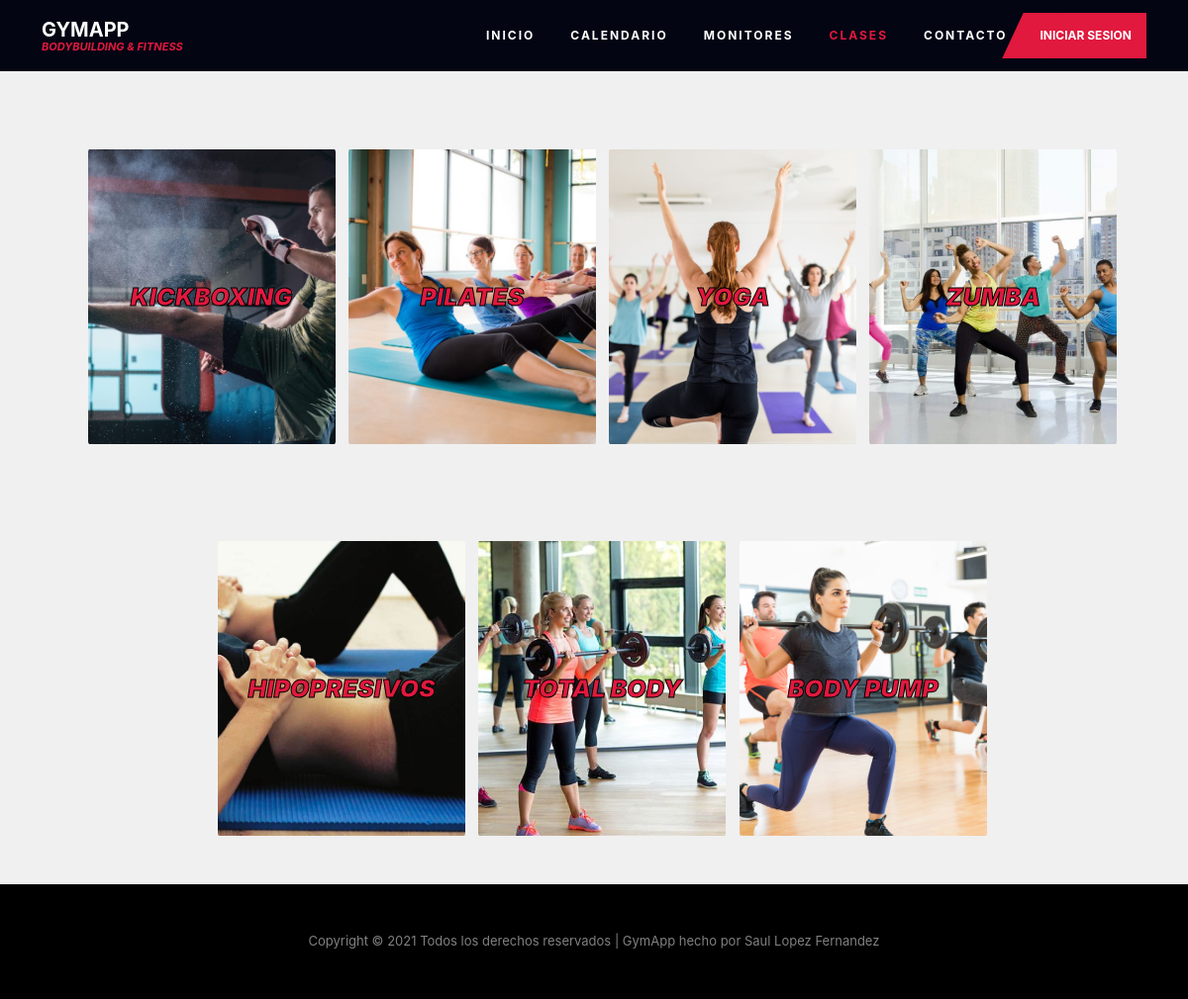
Page /clases.php on the committed database.
### tables this page shows
CREATE TABLE `clases` (
  `idClase` int(6) NOT NULL,
  `dniMonitor` varchar(9) DEFAULT NULL,
  `nombre` varchar(20) NOT NULL,
  `img` longtext NOT NULL
);

### clases.php (the view, shortened to what this page needs)
<?php
    $conexion=conexion();
    $clases = [];
    $horarios = [];
?>
<!DOCTYPE html>
<html>
<head>
    <link rel="stylesheet" type="text/css" href="css/navbar.css">
    <link rel="stylesheet" type="text/css" href="css/style.css">
    <link rel="stylesheet" href="https://maxcdn.bootstrapcdn.com/bootstrap/4.2.1/css/bootstrap.min.css">
</head>
<body onload="getHorarios();">
    <nav class="navbar navbar-expand-lg ftco-navbar-light" id="mynav" style="position: static;background: #030513;">
        <div class="container-xl">
            <a class="navbar-brand" href="index.php"><span class="">GymApp <small>Bodybuilding &amp; Fitness</small></span></a>
            <div class="collapse navbar-collapse" id="navbarResponsive">
                <ul class="navbar-nav ml-auto">
                    <li class="nav-item">
                        <a class="nav-link" href="index.php">Inicio</a>
                    </li>
                    <li class="nav-item">
                        <a class="nav-link" href="calendario.php">Calendario</a>
                    </li>
                    <li class="nav-item">
                        <a class="nav-link" href="monitores.php">Monitores</a>
                    </li>
                    <li class="nav-item">
                        <a class="nav-link active" href="clases.php">Clases</a>
                    </li>
                    <li class="nav-item">
                        <a class="nav-link" href="contacto.php">Contacto </a>
                    </li>
                    <?php
                        if(isset($_SESSION['userData'])){
                    ?>
                        <li class="nav-item dropdown">
                            <a class="nav-link dropdown-toggle" data-toggle="dropdown" href="#">
                            <?php echo $_SESSION['userData']['nombre']." ".$_SESSION['userData']['apellido'] ?>
                            </a>
                            <div class="dropdown-menu dropdown-menu-right" aria-labelledby="dropdownMenuLink">
                            <?php
                                if($_SESSION['userData']['user']=="gymAsist"){
                            ?>
                                <a class="dropdown-item" href="registro.php">Registrar</a>
                            <?php
                                }
                            ?>
                                <a class="dropdown-item" href="mensajes.php">Mensajes</a>
                                <a class="dropdown-item" href="config.php">Configuracion de la cuenta</a>
                                <div class="dropdown-divider"></div>
                                <a class="dropdown-item" href="php/cerrarSesion.php">Cerrar sesion</a>
                            </div>
                        </li>
                    <?php
                        }
                        else{
                    ?>
                </ul>
                <a class="btn-custom" href="login.php">Iniciar sesion</a>
                <?php
                    }
                ?>
            </div>
        </div>
    </nav>
    <div class="container-fluid">
    <?php
    if(isset($_GET['idClase'])){
    ?>
    <div class="row g-md-0 justify-content-center  py-5">
        <div class="col-md-6 d-flex align-items-center">
            <div class="services text-center self-align-center" data-aos="fade-up" data-aos-delay="100" data-aos-duration="1000">
                <?php
                if(isset($_SESSION['userData'])){
                    if($clase['dniMonitor']==$_SESSION['userData']['dni']){
                        $dniMonitor = $_SESSION['userData']['dni'];
                        $idClase = $_GET['idClase'];
                        $sql = "SELECT usuarios.dni,usuarios.nombre,usuarios.apellido,horarios.dia,horarios.horaInicio,horarios.horaFin,usuarios.dni FROM apuntados INNER JOIN horarios ON horarios.id=apuntados.idHorario INNER JOIN matriculados ON matriculados.dniMatriculado=apuntados.dniMatriculado INNER JOIN clases ON clases.idClase=horarios.idClase INNER JOIN usuarios ON usuarios.dni=matriculados.dniMatriculado
                        WHERE clases.dniMonitor='$dniMonitor' AND clases.idClase=$idClase;";
                        $resultado = mysqli_query($conexion, $sql);
                        $alumnos = [];
                        while ($fila = mysqli_fetch_assoc($resultado)) {
                            $alumnos[] = $fila;
                        }
                        echo "<h1>Sus alumnos: </h1>";
                        echo "<table class='table table-striped table-dark'><thead><th scope='col'>DNI</th><th scope='col'>Nombre</th><th scope='col'>Dia</th><th scope='col'>Hora Inicio</th><th scope='col'>Hora Fin</th></thead>";
                        foreach ($alumnos as $indice => $alumno) {
                            echo "<tr scope='row'>";
                            foreach ($alumno as $indice => $valor) {
                                if($indice=="nombre"){
                                    echo "<td>$valor ";
                                }
                                elseif ($indice=="apellido") {
                                    echo "$valor</td>";
                                }
                                else{
                                    echo "<td>$valor</td>";
                                }
                            }
                            echo "</tr>";
                        }
                        echo "</table>";
                    }
                    else{
                        ?>
                        <div>
                            <h2>Monitor:<br> <?php echo  $clase['nombre']." ".$clase['apellido'];?></h2>
                            <form action="monitores.php" method="get">
                                <?php
                                echo '<button type="submit" name="idMonitor" value="'.$clase['idMonitor'].'" class="btn btn-danger">Ir al monitor</button>';
                                ?>
                            </form>
                        </div>
                        <?php
                        if($_SESSION['userData']['user']=='gymAsist'){
                            ?>
                            <div class="row g-md-0 justify-content-center my-5 py-5">
                                <button onclick="javascript:document.getElementById('editMonitor').style='display:block';this.style='display:none'" class="btn btn-success" style="height:50px;width: 30%;">Cambiar monitor</button>
                                <form style="display: none;" action="php/editarClase.php" method="post" id="editMonitor" class="gym-register" onsubmit="return updateMonitor()">
                                    <input type="hidden" name="idClase" <?php echo "value='".$clase['idClase']."'"?>>
                                    <div class="form-row">
                                        <div class="col-md-12 mb-3">
                                            <label>Monitor</label>
                                            <select name="monitorClase" id="monitorClase" class="form-control" required>
                                                <option value="seleccionar" selected><?php echo  $clase['nombre']." ".$clase['apellido']." (".$clase['dniMonitor'].")";?></option>
                                                <script type="text/javascript">
                                                    selectMonitor();
                                                </script>
                                            </select>
                                            <div class="invalid-feedback">
                                                Seleccione un monitor valido.
                                            </div>
                                        </div>
                                    </div>
                                    <div class="form-row justify-content-center mt-3">
                                        <input type="submit" name="editarMonitor" class="w-100 btn btn-danger" value="Cambiar Monitor">
                                    </div>
                                </form>
                            </div>
                            <?php
                        }
                    }
                }
                else{
                    ?>
                    <div>
                        <h2>Monitor:<br> <?php echo  $clase['nombre']." ".$clase['apellido'];?></h2>
                        <form action="monitores.php" method="get">
                            <?php
                            echo '<button type="submit" name="idMonitor" value="'.$clase['idMonitor'].'" class="btn btn-danger">Ir al monitor</button>';
                            ?>
                        </form>
                    </div>
                    <?php
                }
                ?>
            </div>
        </div>
        <div class="col-md-6 d-flex align-items-center">
            <div class="services services-border1 text-center" data-aos="fade-up" data-aos-delay="100" data-aos-duration="1000">
                <div class="text">
                    <h2>Horarios: </h2>
                    <?php
                    echo "<table class='table table-striped table-dark'><thead><th scope='col'>Dia</th><th scope='col'>Hora Inicio</th><th scope='col'>Hora Fin</th><th scope='col'></th></thead>";
                    foreach ($horarios as $indice => $horario) {
                        echo "<tr><td scope='row'>".$horario['dia']."</td><td>".$horario['horaInicio']."</td><td>".$horario['horaFin']."</td><td>";
                        if(isset($_SESSION['userData'])){
                            if($_SESSION['userData']['user']=="gymMatriculado"){
                                $estaApuntado = false;
                                foreach ($clasesApuntadas as $indice => $claseApuntada) {
                                    if($claseApuntada['idHorario']==$horario['idHorario']){
                                        $estaApuntado = true;
                                    }
                                }
                                if($estaApuntado){
                                    echo "<button value='".$horario['idHorario']."' class='btn btn-success'>Apuntado</button><form action='php/apuntarse.php' method='post'><button type='submit' name='desapuntarse' value='".$horario['idHorario']."' class='btn btn-danger'>X</button></form>";
                                }
                                else{
                                    echo "<form action='php/apuntarse.php' method='post'><button type='submit' name='apuntarse' value='".$horario['idHorario']."' class='btn btn-danger'>Apuntarse</button></form>";
                                }
                            }
                            else if($_SESSION['userData']['user']=="gymAsist"){
                                echo "<form action='php/editarClase.php' method='post'><input type='hidden' name='idClase' value='".$clase['idClase']."'><button type='submit' name='quitarHorario' value='".$horario['idHorario']."' class='btn btn-danger'>X</button></form>";
                            }
                        }
                        echo "</td>";
                    }
                    echo "</table>";
                    if(isset($_SESSION['userData'])){
                        if($_SESSION['userData']['user']=='gymAsist'){
                            ?>
                            <div class="row g-md-0 justify-content-center my-5 py-5">
                                <button onclick="javascript:document.getElementById('editHorario').style='display:block';this.style='display:none'" class="btn btn-success" style="height:50px;width: 30%;">Añadir horario</button>
                                <form style="display: none;" action="php/editarClase.php" method="post" id="editHorario" class="gym-register" onsubmit="return updateHora()">
                                    <input type="hidden" name="idClase" <?php echo "value='".$clase['idClase']."'"?>>
                                    <div class="form-row">
                                        <div class="col-md-6 mb-3">
                                            <label>Dia: </label>
                                            <select name="dia" id="dia" class="form-control" required>
                                                <script type="text/javascript">
                                                    selectDias('dia');
                                                </script>
                                            </select>
                                        </div>
                                        <div class="col-md-6 mb-3">
                                            <label>Horario: </label>
                                            <select name="horario" id="horario" class="form-control" required>
                                                <script type="text/javascript">
                                                    selectHorario('horario');
                                                </script>
                                            </select>
                                        </div>
                                    </div>
                                    <div class="form-row justify-content-center mt-3" id="errorVali"></div>
                                    <div class="form-row justify-content-center mt-3">
                                        <input type="submit" name="editarHorario" class="w-100 btn btn-danger" value="Añadir Horario">
                                    </div>
                                </form>
                            </div>
                            <?php
                        }
                    }
                    ?>
                </div>
            </div>
        </div>
    </div>
    <?php
    }
    else{
        $sql = "SELECT idClase,nombre,img FROM clases";
        $resultado = mysqli_query($conexion, $sql);
        while ($fila = mysqli_fetch_assoc($resultado)) {
            $clases[] = $fila;
        }
        echo '<div class="row justify-content-md-center mx-auto" style="width: 90%;margin-top:30px;">';
        foreach ($clases as $key => $clase) {
            echo '<div class="col-12 col-xl-3 col-lg-4 col-sm-6 text-center my-5">';
            echo '<form action="" method="get">';
            echo '<button type="submit" name="idClase" class="btn btn-clase self-align-center" style="background-image: url(\'img/'.$clase['img'].'\');" value="'.$clase['idClase'].'">'.$clase['nombre'].'</button>';
            echo '</form>';
            echo '</div>';
        }
        echo '</div>';
    }
    ?>
    </div>
<footer class="ftco-footer">
    <div class="container-fluid px-0 py-5 bg-darken">
        <div class="container-xl">
            <div class="col-md-12 text-center">
                <p id="textoFooter" class="mb-0" style="color: rgba(255,255,255,.5); font-size: 13px;">
                </p>
            </div>
        </div>
    </div>
</footer>
</body>
</html>

### rows in the picture
clases: img (picture), nombre "KICKBOXING"
clases: img (picture), nombre "PILATES"
clases: img (picture), nombre "YOGA"
clases: img (picture), nombre "ZUMBA"
clases: img (picture), nombre "HIPOPRESIVOS"
clases: img (picture), nombre "TOTAL BODY"
clases: img (picture), nombre "BODY PUMP"
